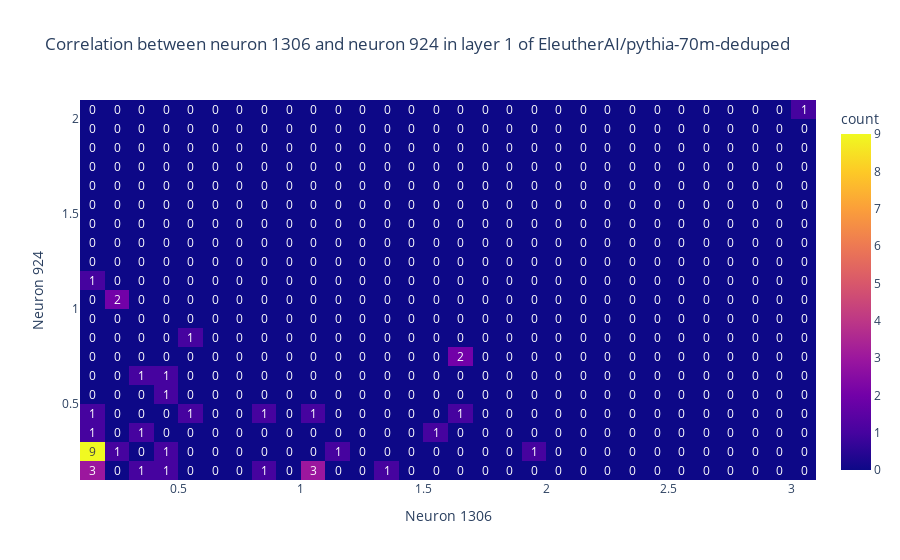

Source (notebook cell):
### Code cell
i = 1
# mask1 = neuron_activations[:, current_neuron].where(neuron_activations[:, current_neuron] > 0.1, th.tensor(0.0))
mask4 = combined_masks_of_diff_shape(mask1, mask2)
neuron_plot(current_neuron, ip[i], mask4)

### Figure 1 — Plotly figure (JSON) as saved in the notebook; plotly's stock layout.template omitted (floating-point values rounded to 4 significant figures)
{"data": [{"coloraxis": "coloraxis", "hovertemplate": "Neuron 1306=%{x}<br>Neuron 924=%{y}<br>count=%{z}<extra></extra>", "name": "", "nbinsx": 30, "nbinsy": 30, "texttemplate": "%{z}", "type": "histogram2d", "x": [1.091, 0.1038, 0.1134, 0.2168, 0.1472, 0.5244, 0.1286, 0.1347, 1.642, 0.1961, 0.1484, 3.063, 0.4194, 0.2502, 0.2691, 0.497, 1.084, 1.017, 0.1869, 0.45, 0.1178, 0.5793, 0.1242, 1.36, 0.8733, 0.4464, 0.3971, 1.921, 0.8624, 1.616, 0.1936, 0.1591, 0.3667, 0.1829, 1.017, 1.554, 1.62, 1.15, 0.1598, 0.1063, 0.3678], "xaxis": "x", "xbingroup": "x", "y": [0.1201, 0.1321, 0.4667, 1.024, 0.2672, 0.4188, 0.209, 0.2449, 0.7759, 0.2027, 0.2032, 2.076, 0.2015, 1.082, 0.2179, 0.6127, 0.4038, 0.1294, 1.174, 0.1288, 0.2621, 0.8288, 0.1098, 0.1224, 0.4497, 0.5007, 0.6955, 0.2369, 0.1173, 0.7609, 0.3396, 0.2678, 0.1174, 0.2098, 0.1294, 0.3498, 0.4776, 0.2433, 0.1799, 0.2333, 0.3924], "yaxis": "y", "ybingroup": "y"}], "layout": {"coloraxis": {"colorbar": {"title": {"text": "count"}}, "colorscale": [[0, "#0d0887"], [0.1111, "#46039f"], [0.2222, "#7201a8"], [0.3333, "#9c179e"], [0.4444, "#bd3786"], [0.5556, "#d8576b"], [0.6667, "#ed7953"], [0.7778, "#fb9f3a"], [0.8889, "#fdca26"], [1, "#f0f921"]]}, "legend": {"tracegroupgap": 0}, "title": {"text": "Correlation between neuron 1306 and neuron 924 in layer 1 of EleutherAI/pythia-70m-deduped"}, "xaxis": {"anchor": "y", "domain": [0, 1], "title": {"text": "Neuron 1306"}}, "yaxis": {"anchor": "x", "domain": [0, 1], "title": {"text": "Neuron 924"}}}}
